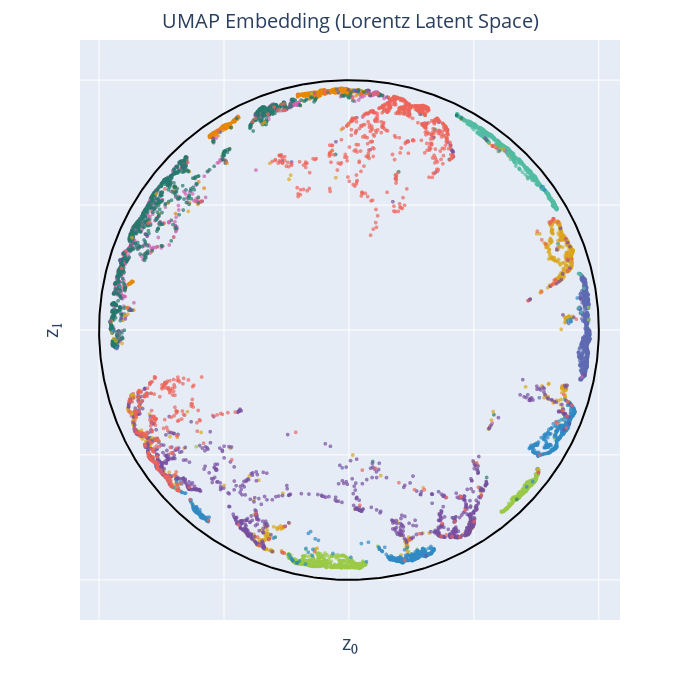

The notebook cell saved with this chart:
### Markdown cell above
## Lorentz UMAP

### Code cell
get_UMAP(normalised_lorentz_pairwise_distance, labels=labels, space="L", k=-1)

### Figure 1 — Plotly figure (JSON) as saved in the notebook; plotly's stock layout.template omitted (floating-point values rounded to 4 significant figures; data arrays with more than 128 entries replaced by an {"elided": "..."} marker saying what was removed)
{"data": [{"hovertemplate": "color=7<br>x=%{x}<br>y=%{y}<extra></extra>", "legendgroup": "7", "marker": {"color": "rgb(229, 134, 6)", "opacity": 0.7, "size": 4, "symbol": "circle"}, "mode": "markers", "name": "7", "showlegend": true, "type": "scattergl", "x": {"elided": "1028 float values"}, "xaxis": "x", "y": {"elided": "1028 float values"}, "yaxis": "y"}, {"hovertemplate": "color=2<br>x=%{x}<br>y=%{y}<extra></extra>", "legendgroup": "2", "marker": {"color": "rgb(93, 105, 177)", "opacity": 0.7, "size": 4, "symbol": "circle"}, "mode": "markers", "name": "2", "showlegend": true, "type": "scattergl", "x": {"elided": "1032 float values"}, "xaxis": "x", "y": {"elided": "1032 float values"}, "yaxis": "y"}, {"hovertemplate": "color=1<br>x=%{x}<br>y=%{y}<extra></extra>", "legendgroup": "1", "marker": {"color": "rgb(82, 188, 163)", "opacity": 0.7, "size": 4, "symbol": "circle"}, "mode": "markers", "name": "1", "showlegend": true, "type": "scattergl", "x": {"elided": "1135 float values"}, "xaxis": "x", "y": {"elided": "1135 float values"}, "yaxis": "y"}, {"hovertemplate": "color=0<br>x=%{x}<br>y=%{y}<extra></extra>", "legendgroup": "0", "marker": {"color": "rgb(153, 201, 69)", "opacity": 0.7, "size": 4, "symbol": "circle"}, "mode": "markers", "name": "0", "showlegend": true, "type": "scattergl", "x": {"elided": "980 float values"}, "xaxis": "x", "y": {"elided": "980 float values"}, "yaxis": "y"}, {"hovertemplate": "color=4<br>x=%{x}<br>y=%{y}<extra></extra>", "legendgroup": "4", "marker": {"color": "rgb(204, 97, 176)", "opacity": 0.7, "size": 4, "symbol": "circle"}, "mode": "markers", "name": "4", "showlegend": true, "type": "scattergl", "x": {"elided": "982 float values"}, "xaxis": "x", "y": {"elided": "982 float values"}, "yaxis": "y"}, {"hovertemplate": "color=9<br>x=%{x}<br>y=%{y}<extra></extra>", "legendgroup": "9", "marker": {"color": "rgb(36, 121, 108)", "opacity": 0.7, "size": 4, "symbol": "circle"}, "mode": "markers", "name": "9", "showlegend": true, "type": "scattergl", "x": {"elided": "1009 float values"}, "xaxis": "x", "y": {"elided": "1009 float values"}, "yaxis": "y"}, {"hovertemplate": "color=5<br>x=%{x}<br>y=%{y}<extra></extra>", "legendgroup": "5", "marker": {"color": "rgb(218, 165, 27)", "opacity": 0.7, "size": 4, "symbol": "circle"}, "mode": "markers", "name": "5", "showlegend": true, "type": "scattergl", "x": {"elided": "892 float values"}, "xaxis": "x", "y": {"elided": "892 float values"}, "yaxis": "y"}, {"hovertemplate": "color=6<br>x=%{x}<br>y=%{y}<extra></extra>", "legendgroup": "6", "marker": {"color": "rgb(47, 138, 196)", "opacity": 0.7, "size": 4, "symbol": "circle"}, "mode": "markers", "name": "6", "showlegend": true, "type": "scattergl", "x": {"elided": "958 float values"}, "xaxis": "x", "y": {"elided": "958 float values"}, "yaxis": "y"}, {"hovertemplate": "color=3<br>x=%{x}<br>y=%{y}<extra></extra>", "legendgroup": "3", "marker": {"color": "rgb(118, 78, 159)", "opacity": 0.7, "size": 4, "symbol": "circle"}, "mode": "markers", "name": "3", "showlegend": true, "type": "scattergl", "x": {"elided": "1010 float values"}, "xaxis": "x", "y": {"elided": "1010 float values"}, "yaxis": "y"}, {"hovertemplate": "color=8<br>x=%{x}<br>y=%{y}<extra></extra>", "legendgroup": "8", "marker": {"color": "rgb(237, 100, 90)", "opacity": 0.7, "size": 4, "symbol": "circle"}, "mode": "markers", "name": "8", "showlegend": true, "type": "scattergl", "x": {"elided": "974 float values"}, "xaxis": "x", "y": {"elided": "974 float values"}, "yaxis": "y"}, {"line": {"color": "black"}, "marker": {"size": 4}, "mode": "lines", "name": "Poincaré Boundary", "showlegend": false, "type": "scatter", "x": {"elided": "500 float values"}, "y": {"elided": "500 float values"}}], "layout": {"height": 700, "legend": {"bgcolor": "rgba(255,255,255,0.5)", "bordercolor": "rgba(0,0,0,0)", "font": {"size": 18}, "title": {"text": ""}, "tracegroupgap": 0, "x": 0.02, "y": 0.98}, "margin": {"t": 40}, "showlegend": false, "title": {"font": {"size": 20}, "text": "UMAP Embedding (Lorentz Latent Space)", "x": 0.5, "xanchor": "center", "y": 0.98, "yanchor": "top"}, "width": 700, "xaxis": {"anchor": "y", "domain": [0, 1], "scaleanchor": "y", "showgrid": true, "showticklabels": false, "ticks": "", "title": {"font": {"size": 20}, "text": "z₀"}, "zeroline": false}, "yaxis": {"anchor": "x", "domain": [0, 1], "scaleanchor": "x", "showgrid": true, "showticklabels": false, "ticks": "", "title": {"font": {"size": 20}, "text": "z₁"}, "zeroline": false}}}
